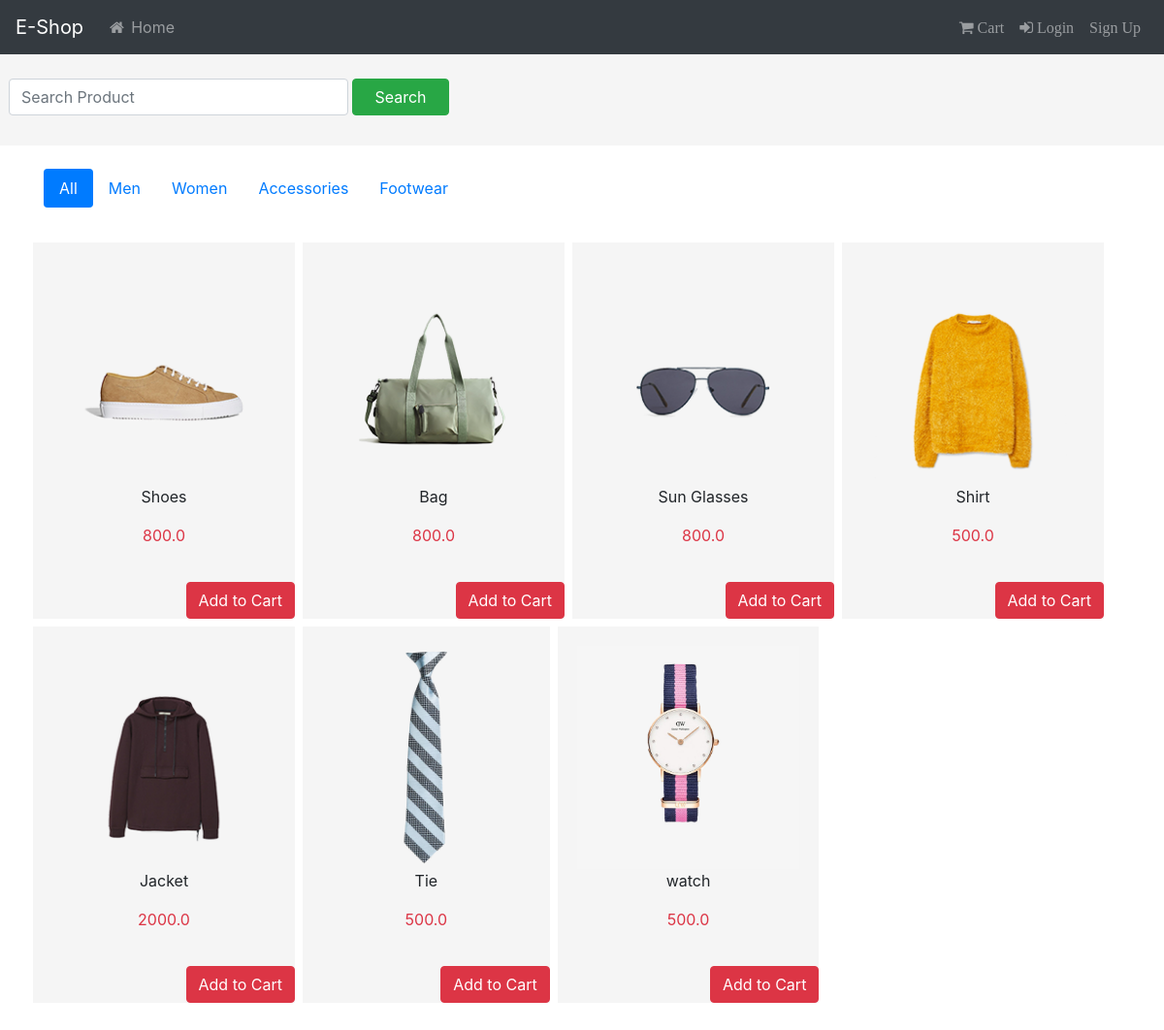
The page / on the database its author committed.
### ecommerce_app/models.py (models this page shows, shortened)
class Product(models.Model):
    name = models.CharField(max_length=100)
    arrival_date = models.DateField()
    price = models.FloatField()
    inventory_count = models.IntegerField(default=0)
    brand = models.CharField(max_length=100)
    vendor = models.CharField(max_length=100)
    image = models.ImageField(upload_to='images/')
    category = models.ForeignKey(ProductCategory, on_delete = models.CASCADE)

### ecommerce_app/views.py (the view, shortened to what this page needs)
# urls.py: path('', views.home, name='home'),
def home(request):
    """
    Passing all products that will display on home page and categories
    for tabs in home page.
    """
    products = Product.objects.all()
    product_categories = Product.objects.order_by().values_list\
        ('category__category', flat=True).distinct()
    """
    Passing unseen number of requests to be shown to admin
    """
    unseen_requests = CustomerProductRequest.objects.filter(request_seen=False).count()
    context = {
        'new_product_requests_count': unseen_requests,
        'products': products,
        'categories': product_categories
    }
    return render(request, 'index.html', context)

### templates/index.html (shortened to what this page needs)
{% extends 'base.html' %}
{% load product_cart_filters %}
{% load static %}
{% block content %}
<div class="row" style="height: 100px; background-color: whitesmoke; margin-top: 50px;">
     <form method="post" class="form-inline ml-4">
            <input name="product_input" type="text" style="width: 350px;" class="form-control mr-sm-1"
                   placeholder="Search Product">
            <button style="width: 100px;" type="submit" class="btn btn-success">Search</button>
     </form>
</div>
    <br>
<div class="container">
<ul class="nav nav-pills">
<li class="nav-item">
{% if categories %}
    <a class="nav-link {% if request.resolver_match.view_name == 'ecommerce_app:home' %}active{% endif %}"
       href="{% url 'ecommerce_app:home' %}">All</a></li>
  {% for category in categories %}
        <li class="nav-item">
            <a class="nav-link"
               href="{% url 'ecommerce_app:category_wise_products' category %}">{{ category }}</a>
        </li>
    {% endfor %}
{% endif %}
</ul>
<br>
<div class="row">
    {% for product in products %}
        <div class='card' id="{{ product.id }}" style="padding: 0; border: 4px solid white; background-color: whitesmoke">
        <div class="card-body">
            <img src="{{ product.image.url }}"  alt = "" class="img-fluid" style="height: 230px;">
            <p class="text-center">{{ product.name }}</p>
            <p class="text-center text-danger">{{ product.price }}</p>
        </div>
        <div class="footer">
           {% if product|is_product_in_cart:request.session.cart%}
             <div class="row no-gutters">
                <form method="post" class="col-2">
                    {% csrf_token %}
                    <input type="text" hidden name="product_id" value="{{ product.id }}">
                    <input type="text" hidden name="is_product_removed" value="True">
                    <input type="submit" value=" - " class="btn btn-block btn-success p-0">
                </form>
                <div class="text-center col">{{ product|product_count_in_cart:request.session.cart }} in cart</div>
                <form method="post" class="col-2">
                    {% csrf_token %}
                    <input type="text" hidden name="product_id" value="{{ product.id }}">
                    <input type="submit" value=" + " class="btn btn-block btn-success p-0">
                </form>
            </div>
            {% else %}
            <form method="post" action="/#{{product.id}}" class = 'btn-block'>
                <button class="btn btn-danger float-right">Add to Cart</button>
            </form>
            {% endif %}
        </div>
        </div>
    {% endfor %}
</div>
</div>
{% endblock %}

### templates/base.html (shortened to what this page needs)
{% load static %}
<!DOCTYPE html>
<html lang="en">
<head>
    <link rel="stylesheet" href="/static/css/main.css?{% now "U" %}"/>
    <link rel="stylesheet" href="https://cdnjs.cloudflare.com/ajax/libs/font-awesome/4.7.0/css/font-awesome.min.css">
    <link rel="stylesheet" href="https://stackpath.bootstrapcdn.com/bootstrap/4.4.1/css/bootstrap.min.css">
</head>
<body>
<nav class="navbar fixed-top navbar-expand-md navbar-dark bg-dark">
    <a href="{% url 'ecommerce_app:home' %}" class="navbar-brand">E-Shop</a>
    <div class="collapse navbar-collapse" id="navbarCollapse">
        <div class="navbar-nav">
            <a href="{% url 'ecommerce_app:home' %}" class="nav-item nav-link {% ifequal request.path '/home/'%} active {% endifequal%}">
                <i class="fa fa-fw fa-home"></i> Home</a>
        </div>
        <ul class="navbar-nav ml-auto">
            <li class="nav-item">
                <a class="nav-link {% ifequal request.path '/user_cart/'%} active {% endifequal%}"
                   href="{% url 'ecommerce_app:user_cart' %}"><i class="fa fa-shopping-cart"> Cart</i>
                </a>
            </li>
            {% if user.is_authenticated %}
                <li class="nav-item"><a class="nav-link" href="{% url 'logout' %}">
                    <i class="fa fa-sign-out">Logout</i></a>
                </li>
            {% else %}
                <li class="nav-item"><a class="nav-link {% ifequal request.path '/accounts/login/'%} active {% endifequal%}" href="{% url 'login' %}">
                    <i class="fa fa-sign-in"> Login</i></a>
                </li>
                <li class="nav-item"><a class="nav-link {% ifequal request.path '/register/'%} active {% endifequal%}" href="{% url 'accounts:register' %}">
                    <i class="fa fa-sign-up"> Sign Up</i></a>
                </li>
            {% endif %}
        </ul>
    </div>
</nav>
{% block content %}
{% endblock %}
<br>
</body>
</html>

### static/css/main.css (style rules this page uses)
body { margin-right: 10px; overflow-x: hidden; }

### rows shown on the page
Product: image (picture), name "Shoes", price "800.0"
Product: image (picture), name "Bag", price "800.0"
Product: image (picture), name "Sun Glasses", price "800.0"
Product: image (picture), name "Shirt", price "500.0"
Product: image (picture), name "Jacket", price "2000.0"
Product: image (picture), name "Tie", price "500.0"
Product: image (picture), name "watch", price "500.0"

### other values the page prints
{{ category }} "Men" "Women" "Accessories" "Footwear"
